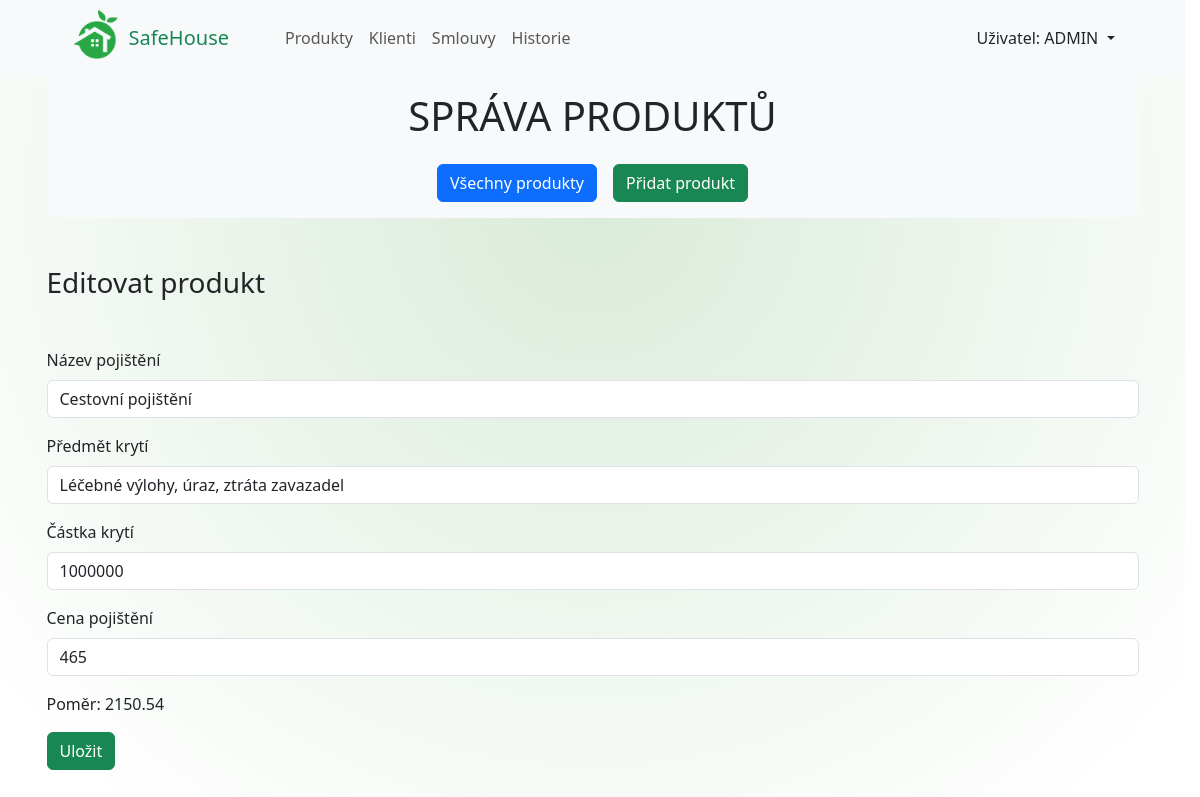
The app's page /produkty/editovat/1 with its own data.
### safehouse_app/models.py (models this page shows, shortened)
class Produkty(models.Model):
    nazev = models.CharField(max_length=80, verbose_name="Název produktu")
    predmet_kryti = models.CharField(
        max_length=200, verbose_name="Předmět krytí")
    zakladni_castka = models.IntegerField(
        verbose_name="Základní částka krytí")
    zakladni_cena = models.IntegerField(verbose_name="Základní cena")
    pomer = models.FloatField("Poměr mezi částkou krytí a cenou pojištění")
    class Meta:
        verbose_name = "Produkt"
        verbose_name_plural = "Produkty"

### safehouse_app/views.py (the view, shortened to what this page needs)
def produkt_editovat(request, edit_id):
    produkt_k_editaci = Produkty.objects.get(id=edit_id)
    return render(request, 'safehouse_app/produkt_editovat.html', {'editovat': True, 'produkt': produkt_k_editaci})

### safehouse_app/templates/safehouse_app/produkt_editovat.html (shortened to what this page needs)
{% extends "safehouse_app/produkty.html" %}
{% load static %}
{% block form %}
    <h3 class="mb-5">Editovat produkt</h3>
    <form action="" method="post">
        <div class="mb-3">
            <label for="nazev" class="form-label">Název pojištění</label>
            <input type="text" class="form-control" id="nazev" name="nazev" value='{{ produkt.nazev }}' required>
        </div>
        <div class="mb-3">
            <label for="predmet_kryti" class="form-label">Předmět krytí</label>
            <input type="text" class="form-control" id="predmet_kryti" name="predmet_kryti" value='{{ produkt.predmet_kryti }}' required>
        </div>
        <div class="mb-3">
            <label for="castka" class="form-label">Částka krytí</label>
            <input type="number" class="form-control" id="castka" name="castka" value={{ produkt.zakladni_castka }} required>
        </div>
        <div class="mb-3">
            <label for="cena" class="form-label">Cena pojištění</label>
            <input type="number" class="form-control" id="cena" name="cena" value={{ produkt.zakladni_cena }} required>
        </div>
        <div>
            <p id="pomer"></p>
        </div>
        <button type="submit" class="btn btn-success">Uložit</button>
    </form>
{% endblock form %}

### static/base.css (style rules this page uses)
html { scrollbar-gutter: stable; }
body { background: radial-gradient(circle at center 200px, #daebda, #ffffff 90%); position: relative; background-repeat: no-repeat; min-height: 100vh; }

### records on screen
Produkty: nazev "Cestovní pojištění", predmet_kryti "Léčebné výlohy, úraz, ztráta zavazadel", castka "1000000", cena "465"
